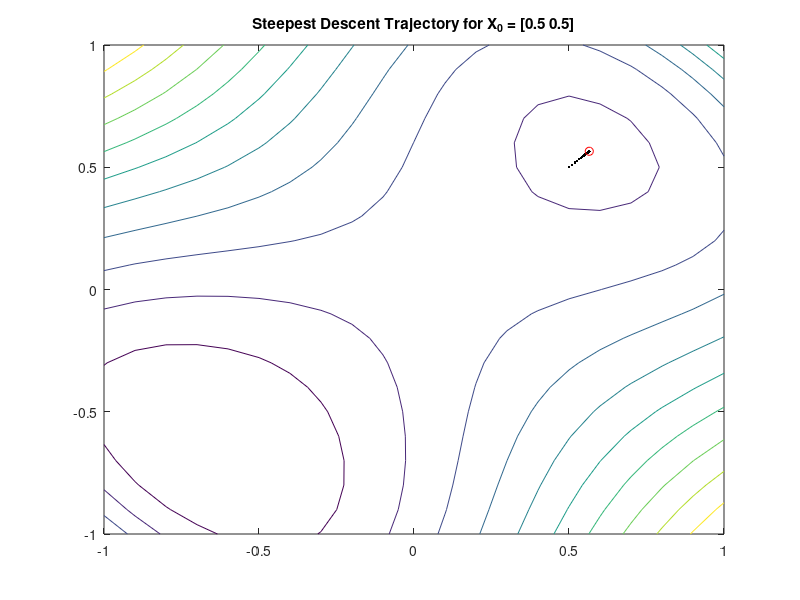

MATLAB code for this plot:
clc 
clear all 
close all

%plot the function contour lines
[X,Y] = meshgrid(-1 : .1 : 1);
Z = (X+Y).^4 - 12*X.*Y + X + Y + 1;
N = 10;
figure;
contour(X, Y, Z, N), title('Steepest Descent Trajectory for X_0 = [0.5 0.5]');
hold on;

x = [0.5 0.5]';   %Initialize x
G = zeros(2,1);
G(1) = 4*(x(1)+x(2))^3 - 12*x(2) + 1;
G(2) = 4*(x(1)+x(2))^3 - 12*x(1) + 1;
alfa = 0.01;
dx = [1e4 1e4]';
small = [1.0e-5,1.0e-5]';

%Find the stationary point
while (abs(dx(1)) >= small(1) | abs(dx(2))>= small(2))
  plot(x(1), x(2),'k.') 
  old = x; 
  x = x - alfa * G;
  dx = x - old;
  G(1) = 4*(x(1)+x(2))^3 - 12*x(2) + 1;  G(2) = 4*(x(1)+x(2))^3 - 12*x(1) + 1;
end
x
plot(x(1), x(2),'ro')  
